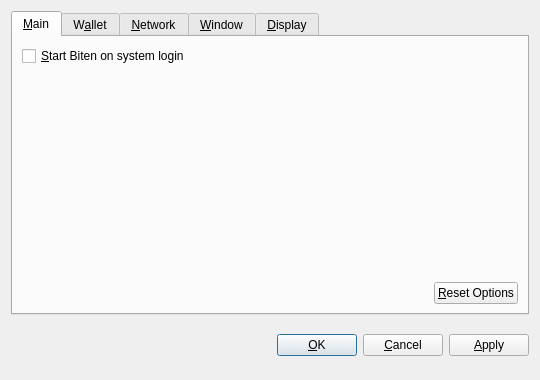
<?xml version="1.0" encoding="UTF-8"?>
<ui version="4.0">
 <class>OptionsDialog</class>
 <widget class="QDialog" name="OptionsDialog">
  <property name="geometry">
   <rect>
    <x>0</x>
    <y>0</y>
    <width>540</width>
    <height>380</height>
   </rect>
  </property>
  <property name="windowTitle">
   <string>Options</string>
  </property>
  <property name="modal">
   <bool>true</bool>
  </property>
  <layout class="QVBoxLayout" name="verticalLayout">
   <item>
    <widget class="QTabWidget" name="tabWidget">
     <property name="tabPosition">
      <enum>QTabWidget::North</enum>
     </property>
     <property name="currentIndex">
      <number>0</number>
     </property>
     <widget class="QWidget" name="tabMain">
      <attribute name="title">
       <string>&amp;Main</string>
      </attribute>
      <layout class="QVBoxLayout" name="verticalLayout_Main">
       <item>
        <widget class="QCheckBox" name="bitcoinAtStartup">
         <property name="toolTip">
          <string>Automatically start Biten after logging in to the system.</string>
         </property>
         <property name="text">
          <string>&amp;Start Biten on system login</string>
         </property>
        </widget>
       </item>
       <item>
        <spacer name="verticalSpacer_Main">
         <property name="orientation">
          <enum>Qt::Vertical</enum>
         </property>
         <property name="sizeHint" stdset="0">
          <size>
           <width>20</width>
           <height>40</height>
          </size>
         </property>
        </spacer>
       </item>
       <item>
        <layout class="QHBoxLayout" name="horizontalLayout_2_Main">
         <item>
          <spacer name="horizontalSpacer_2_Main">
           <property name="orientation">
            <enum>Qt::Horizontal</enum>
           </property>
           <property name="sizeHint" stdset="0">
            <size>
             <width>40</width>
             <height>20</height>
            </size>
           </property>
          </spacer>
         </item>
         <item>
          <widget class="QPushButton" name="resetButton">
           <property name="toolTip">
            <string>Reset all client options to default.</string>
           </property>
           <property name="text">
            <string>&amp;Reset Options</string>
           </property>
           <property name="autoDefault">
            <bool>false</bool>
           </property>
          </widget>
         </item>
        </layout>
       </item>
      </layout>
     </widget>
     <widget class="QWidget" name="tabWallet">
      <attribute name="title">
       <string>W&amp;allet</string>
      </attribute>
      <layout class="QVBoxLayout" name="verticalLayout_Network">
       <item>
        <widget class="QLabel" name="transactionFeeInfoLabel">
         <property name="text">
          <string>Optional transaction fee per kB that helps make sure your transactions are processed quickly. Most transactions are 1 kB.</string>
         </property>
         <property name="textFormat">
          <enum>Qt::PlainText</enum>
         </property>
         <property name="wordWrap">
          <bool>true</bool>
         </property>
        </widget>
       </item>
       <item>
        <layout class="QHBoxLayout" name="horizontalLayout_1_Main">
         <item>
          <widget class="QLabel" name="transactionFeeLabel">
           <property name="text">
            <string>Pay transaction &amp;fee</string>
           </property>
           <property name="textFormat">
            <enum>Qt::PlainText</enum>
           </property>
           <property name="buddy">
            <cstring>transactionFee</cstring>
           </property>
          </widget>
         </item>
         <item>
          <widget class="BitcoinAmountField" name="transactionFee"/>
         </item>
         <item>
          <spacer name="horizontalSpacer_1_Main">
           <property name="orientation">
            <enum>Qt::Horizontal</enum>
           </property>
           <property name="sizeHint" stdset="0">
            <size>
             <width>40</width>
             <height>20</height>
            </size>
           </property>
          </spacer>
         </item>
        </layout>
       </item>
       <item>
        <widget class="QLabel" name="label">
         <property name="text">
          <string>If you disable the spending of unconfirmed change, the change from a transaction cannot be used until that transaction has at least one confirmation. This also affects how your balance is computed.</string>
         </property>
         <property name="wordWrap">
          <bool>true</bool>
         </property>
        </widget>
       </item>
       <item>
        <widget class="QCheckBox" name="spendZeroConfChange">
         <property name="text">
          <string>Spend unconfirmed change  (experts only)</string>
         </property>
        </widget>
       </item>
       <item>
        <spacer name="verticalSpacer">
         <property name="orientation">
          <enum>Qt::Vertical</enum>
         </property>
         <property name="sizeHint" stdset="0">
          <size>
           <width>20</width>
           <height>40</height>
          </size>
         </property>
        </spacer>
       </item>
      </layout>
     </widget>
     <widget class="QWidget" name="tabNetwork">
      <attribute name="title">
       <string>&amp;Network</string>
      </attribute>
      <layout class="QVBoxLayout" name="verticalLayout_Network">
       <item>
        <widget class="QCheckBox" name="mapPortUpnp">
         <property name="toolTip">
          <string>Automatically open the Biten client port on the router. This only works when your router supports UPnP and it is enabled.</string>
         </property>
         <property name="text">
          <string>Map port using &amp;UPnP</string>
         </property>
        </widget>
       </item>
       <item>
        <widget class="QCheckBox" name="connectSocks">
         <property name="toolTip">
          <string>Connect to the Biten network through a SOCKS proxy (e.g. when connecting through Tor).</string>
         </property>
         <property name="text">
          <string>&amp;Connect through SOCKS proxy:</string>
         </property>
        </widget>
       </item>
       <item>
        <layout class="QHBoxLayout" name="horizontalLayout_Network">
         <item>
          <widget class="QLabel" name="proxyIpLabel">
           <property name="text">
            <string>Proxy &amp;IP:</string>
           </property>
           <property name="textFormat">
            <enum>Qt::PlainText</enum>
           </property>
           <property name="buddy">
            <cstring>proxyIp</cstring>
           </property>
          </widget>
         </item>
         <item>
          <widget class="QValidatedLineEdit" name="proxyIp">
           <property name="maximumSize">
            <size>
             <width>140</width>
             <height>16777215</height>
            </size>
           </property>
           <property name="toolTip">
            <string>IP address of the proxy (e.g. 127.0.0.1)</string>
           </property>
          </widget>
         </item>
         <item>
          <widget class="QLabel" name="proxyPortLabel">
           <property name="text">
            <string>&amp;Port:</string>
           </property>
           <property name="textFormat">
            <enum>Qt::PlainText</enum>
           </property>
           <property name="buddy">
            <cstring>proxyPort</cstring>
           </property>
          </widget>
         </item>
         <item>
          <widget class="QLineEdit" name="proxyPort">
           <property name="maximumSize">
            <size>
             <width>55</width>
             <height>16777215</height>
            </size>
           </property>
           <property name="toolTip">
            <string>Port of the proxy (e.g. 9050)</string>
           </property>
          </widget>
         </item>
         <item>
          <widget class="QLabel" name="socksVersionLabel">
           <property name="text">
            <string>SOCKS &amp;Version:</string>
           </property>
           <property name="textFormat">
            <enum>Qt::PlainText</enum>
           </property>
           <property name="buddy">
            <cstring>socksVersion</cstring>
           </property>
          </widget>
         </item>
         <item>
          <widget class="QValueComboBox" name="socksVersion">
           <property name="toolTip">
            <string>SOCKS version of the proxy (e.g. 5)</string>
           </property>
          </widget>
         </item>
         <item>
          <spacer name="horizontalSpacer_Network">
           <property name="orientation">
            <enum>Qt::Horizontal</enum>
           </property>
           <property name="sizeHint" stdset="0">
            <size>
             <width>40</width>
             <height>20</height>
            </size>
           </property>
          </spacer>
         </item>
        </layout>
       </item>
       <item>
        <spacer name="verticalSpacer_Network">
         <property name="orientation">
          <enum>Qt::Vertical</enum>
         </property>
         <property name="sizeHint" stdset="0">
          <size>
           <width>20</width>
           <height>40</height>
          </size>
         </property>
        </spacer>
       </item>
      </layout>
     </widget>
     <widget class="QWidget" name="tabWindow">
      <attribute name="title">
       <string>&amp;Window</string>
      </attribute>
      <layout class="QVBoxLayout" name="verticalLayout_Window">
       <item>
        <widget class="QCheckBox" name="minimizeToTray">
         <property name="toolTip">
          <string>Show only a tray icon after minimizing the window.</string>
         </property>
         <property name="text">
          <string>&amp;Minimize to the tray instead of the taskbar</string>
         </property>
        </widget>
       </item>
       <item>
        <widget class="QCheckBox" name="minimizeOnClose">
         <property name="toolTip">
          <string>Minimize instead of exit the application when the window is closed. When this option is enabled, the application will be closed only after selecting Quit in the menu.</string>
         </property>
         <property name="text">
          <string>M&amp;inimize on close</string>
         </property>
        </widget>
       </item>
       <item>
        <spacer name="verticalSpacer_Window">
         <property name="orientation">
          <enum>Qt::Vertical</enum>
         </property>
         <property name="sizeHint" stdset="0">
          <size>
           <width>20</width>
           <height>40</height>
          </size>
         </property>
        </spacer>
       </item>
      </layout>
     </widget>
     <widget class="QWidget" name="tabDisplay">
      <attribute name="title">
       <string>&amp;Display</string>
      </attribute>
      <layout class="QVBoxLayout" name="verticalLayout_Display">
       <item>
        <layout class="QHBoxLayout" name="horizontalLayout_1_Display">
         <item>
          <widget class="QLabel" name="langLabel">
           <property name="text">
            <string>User Interface &amp;language:</string>
           </property>
           <property name="textFormat">
            <enum>Qt::PlainText</enum>
           </property>
           <property name="buddy">
            <cstring>lang</cstring>
           </property>
          </widget>
         </item>
         <item>
          <widget class="QValueComboBox" name="lang">
           <property name="toolTip">
            <string>The user interface language can be set here. This setting will take effect after restarting Biten.</string>
           </property>
          </widget>
         </item>
        </layout>
       </item>
       <item>
        <layout class="QHBoxLayout" name="horizontalLayout_2_Display">
         <item>
          <widget class="QLabel" name="unitLabel">
           <property name="text">
            <string>&amp;Unit to show amounts in:</string>
           </property>
           <property name="textFormat">
            <enum>Qt::PlainText</enum>
           </property>
           <property name="buddy">
            <cstring>unit</cstring>
           </property>
          </widget>
         </item>
         <item>
          <widget class="QValueComboBox" name="unit">
           <property name="toolTip">
            <string>Choose the default subdivision unit to show in the interface and when sending coins.</string>
           </property>
          </widget>
         </item>
        </layout>
       </item>
       <item>
        <widget class="QCheckBox" name="displayAddresses">
         <property name="toolTip">
          <string>Whether to show Biten addresses in the transaction list or not.</string>
         </property>
         <property name="text">
          <string>&amp;Display addresses in transaction list</string>
         </property>
        </widget>
       </item>
       <item>
        <widget class="QCheckBox" name="coinControlFeatures">
         <property name="toolTip">
          <string>Whether to show coin control features or not.</string>
         </property>
         <property name="text">
          <string>Display coin &amp;control features (experts only!)</string>
         </property>
        </widget>
       </item>
       <item>
        <spacer name="verticalSpacer_Display">
         <property name="orientation">
          <enum>Qt::Vertical</enum>
         </property>
         <property name="sizeHint" stdset="0">
          <size>
           <width>20</width>
           <height>40</height>
          </size>
         </property>
        </spacer>
       </item>
      </layout>
     </widget>
    </widget>
   </item>
   <item>
    <layout class="QHBoxLayout" name="horizontalLayout_Buttons">
     <item>
      <spacer name="horizontalSpacer_1">
       <property name="orientation">
        <enum>Qt::Horizontal</enum>
       </property>
       <property name="sizeHint" stdset="0">
        <size>
         <width>40</width>
         <height>48</height>
        </size>
       </property>
      </spacer>
     </item>
     <item>
      <widget class="QLabel" name="statusLabel">
       <property name="font">
        <font>
         <weight>75</weight>
         <bold>true</bold>
        </font>
       </property>
       <property name="text">
        <string/>
       </property>
       <property name="textFormat">
        <enum>Qt::PlainText</enum>
       </property>
       <property name="wordWrap">
        <bool>true</bool>
       </property>
      </widget>
     </item>
     <item>
      <spacer name="horizontalSpacer_2">
       <property name="orientation">
        <enum>Qt::Horizontal</enum>
       </property>
       <property name="sizeHint" stdset="0">
        <size>
         <width>40</width>
         <height>48</height>
        </size>
       </property>
      </spacer>
     </item>
     <item>
      <widget class="QPushButton" name="okButton">
       <property name="text">
        <string>&amp;OK</string>
       </property>
      </widget>
     </item>
     <item>
      <widget class="QPushButton" name="cancelButton">
       <property name="text">
        <string>&amp;Cancel</string>
       </property>
       <property name="autoDefault">
        <bool>false</bool>
       </property>
      </widget>
     </item>
     <item>
      <widget class="QPushButton" name="applyButton">
       <property name="text">
        <string>&amp;Apply</string>
       </property>
       <property name="autoDefault">
        <bool>false</bool>
       </property>
      </widget>
     </item>
    </layout>
   </item>
  </layout>
 </widget>
 <customwidgets>
  <customwidget>
   <class>BitcoinAmountField</class>
   <extends>QSpinBox</extends>
   <header>bitcoinamountfield.h</header>
  </customwidget>
  <customwidget>
   <class>QValueComboBox</class>
   <extends>QComboBox</extends>
   <header>qvaluecombobox.h</header>
  </customwidget>
  <customwidget>
   <class>QValidatedLineEdit</class>
   <extends>QLineEdit</extends>
   <header>qvalidatedlineedit.h</header>
  </customwidget>
 </customwidgets>
 <resources/>
 <connections/>
</ui>
